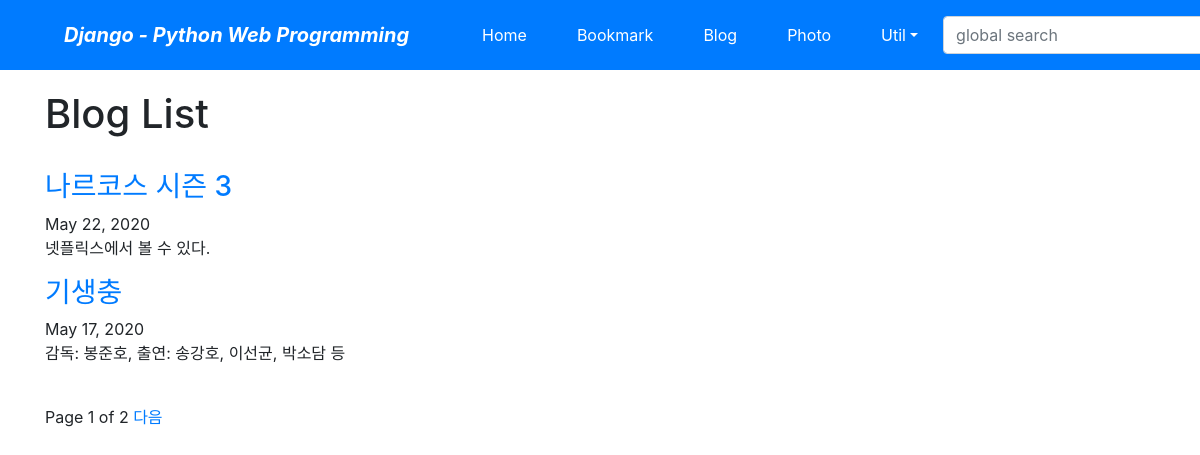
Screenshot of /blog/ with the database file from the repository.
### blog/models.py (models this page shows, shortened)
class Post(models.Model):
    title = models.CharField(verbose_name='TITLE', max_length=50)
    slug = models.SlugField(
        'SLUG', unique=True, allow_unicode=True, help_text='one word for title alias')
    description = models.CharField(
        'DESCRIPTION', max_length=100, blank=True, help_text='simple description text')
    content = models.TextField('CONTENT')
    create_dt = models.DateTimeField('CREATE DATE', auto_now_add=True)
    modify_dt = models.DateTimeField('MODIFY DATE', auto_now=True)
    tags = TaggableManager(blank=True)
    class Meta:
        verbose_name = 'post'
        verbose_name_plural = 'posts'
        db_table = 'blog_posts'
        ordering = ('-modify_dt',)
    def get_absolute_url(self):
        return reverse("blog:post_detail", args=(self.slug,))

### blog/views.py (the view)
# urls.py: path('', views.PostLV.as_view(), name='index'),
class PostLV(ListView):
    model = Post
    template_name = 'blog/post_all.html'
    context_object_name = 'posts'
    paginate_by = 2

### blog/templates/blog/post_all.html (shortened to what this page needs)
{% extends "base.html"%}
{% block content %}
    <h1>Blog List</h1>
    <br/>
    {% for post in posts %}
        <h3>
            <a href="{{ post.get_absolute_url }}">{{ post.title }}</a>
        </h3>
        {{ post.modify_dt|date:"N d, Y"}}
        <p>{{ post.description }}</p>
    {% endfor %}
    <br/>
    <div>
        <span>
            Page
            {{ page_obj.number}}
            of
            {{page_obj.paginator.num_pages}}
            {%if page_obj.has_next %}
                <a href="?page={{ page_obj.next_page_number }}">다음</a>
            {% endif %}
        </span>
    </div>
{% endblock %}

### rows the page displays
Post: title "나르코스 시즌 3", modify_dt "May 22, 2020", description "넷플릭스에서 볼 수 있다."
Post: title "기생충", modify_dt "May 17, 2020", description "감독: 봉준호, 출연: 송강호, 이선균, 박소담 등"

### other values shown
{{ page_obj.number }} "1"
{{ page_obj.paginator.num_pages }} "2"
